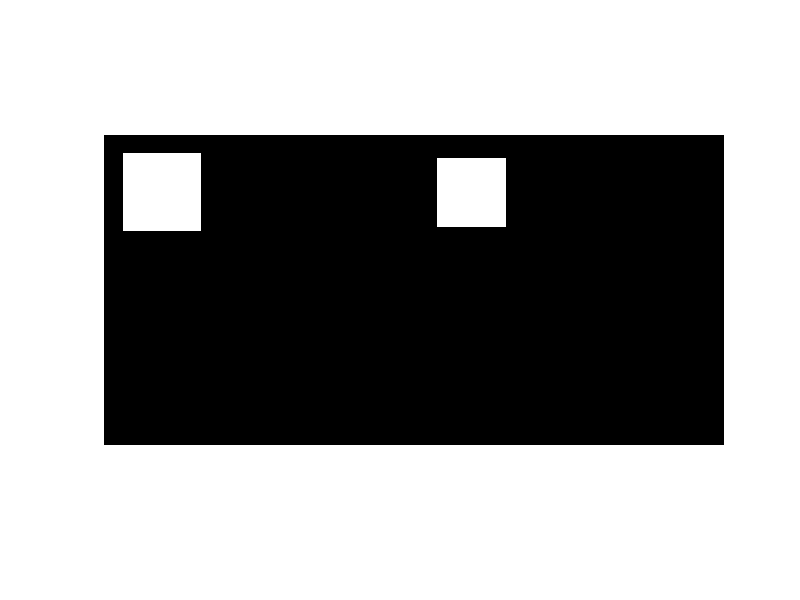

Recreate this plot in MATLAB.
%imread('paris_879.jpg');
n = 400;
n_half = n/4;
n_quart = n_half/4;
n_eight = n_quart/2;

n_quart = round(n_quart);
n_eight = round(n_eight);
n_half = round(n_half)

A = zeros(n);
% square
A(n_quart:(n_quart+n_half),n_quart:(n_quart+n_half)) = 1;
A(n_quart:(n_quart+n_half),n_quart:(n_quart+n_half)) = 1;

% two triangles
A(n_quart:(n_quart+n_half),n_quart:(n_quart+n_half)) = 1;
A(n_quart:(n_quart+n_half),n_quart:(n_quart+n_half)) = 1;

imshow(A);
r = round(n_quart/2);
SE = strel('square',r)
J = imerode(A,SE);
imshow([A,J]) 